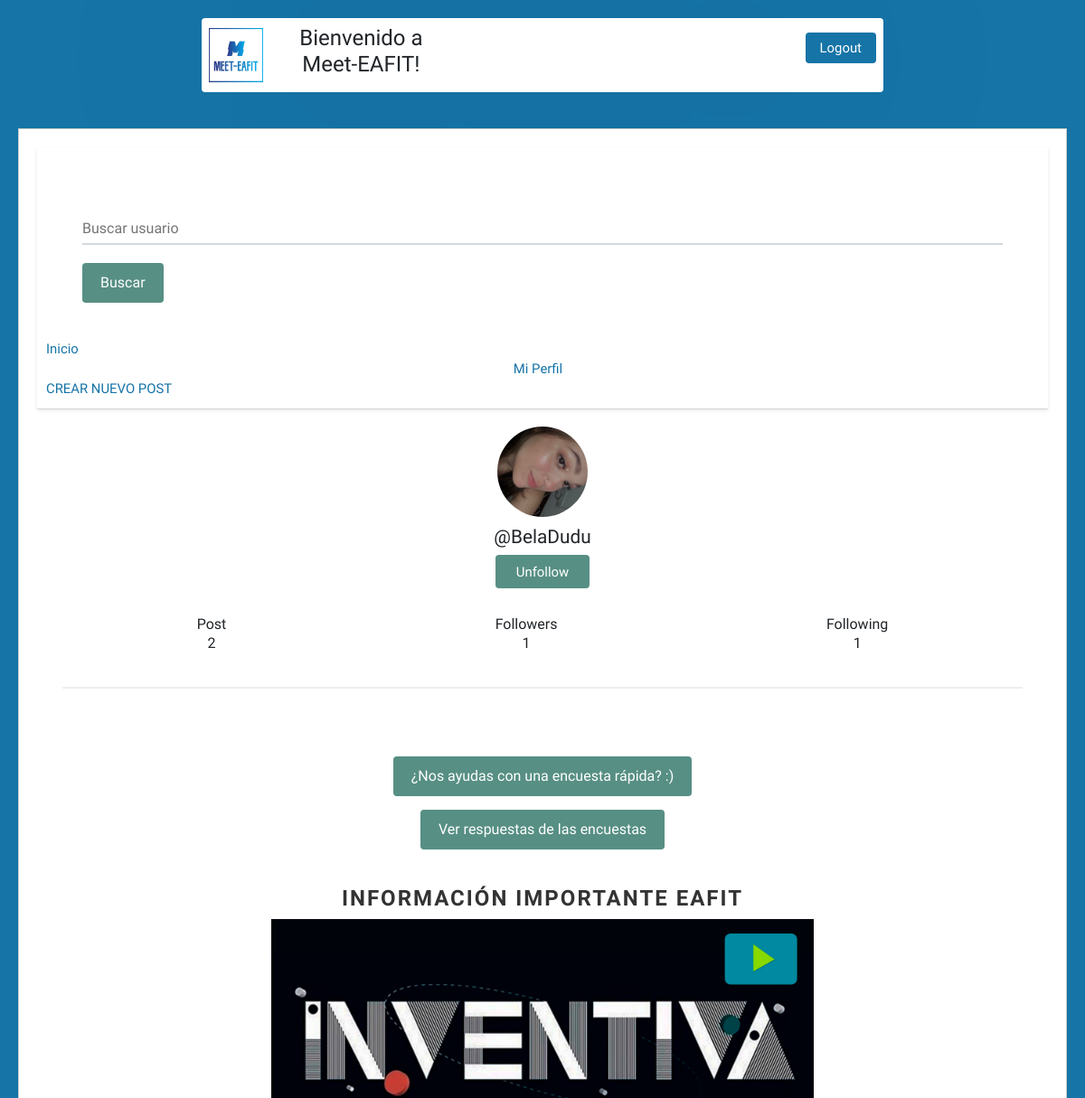
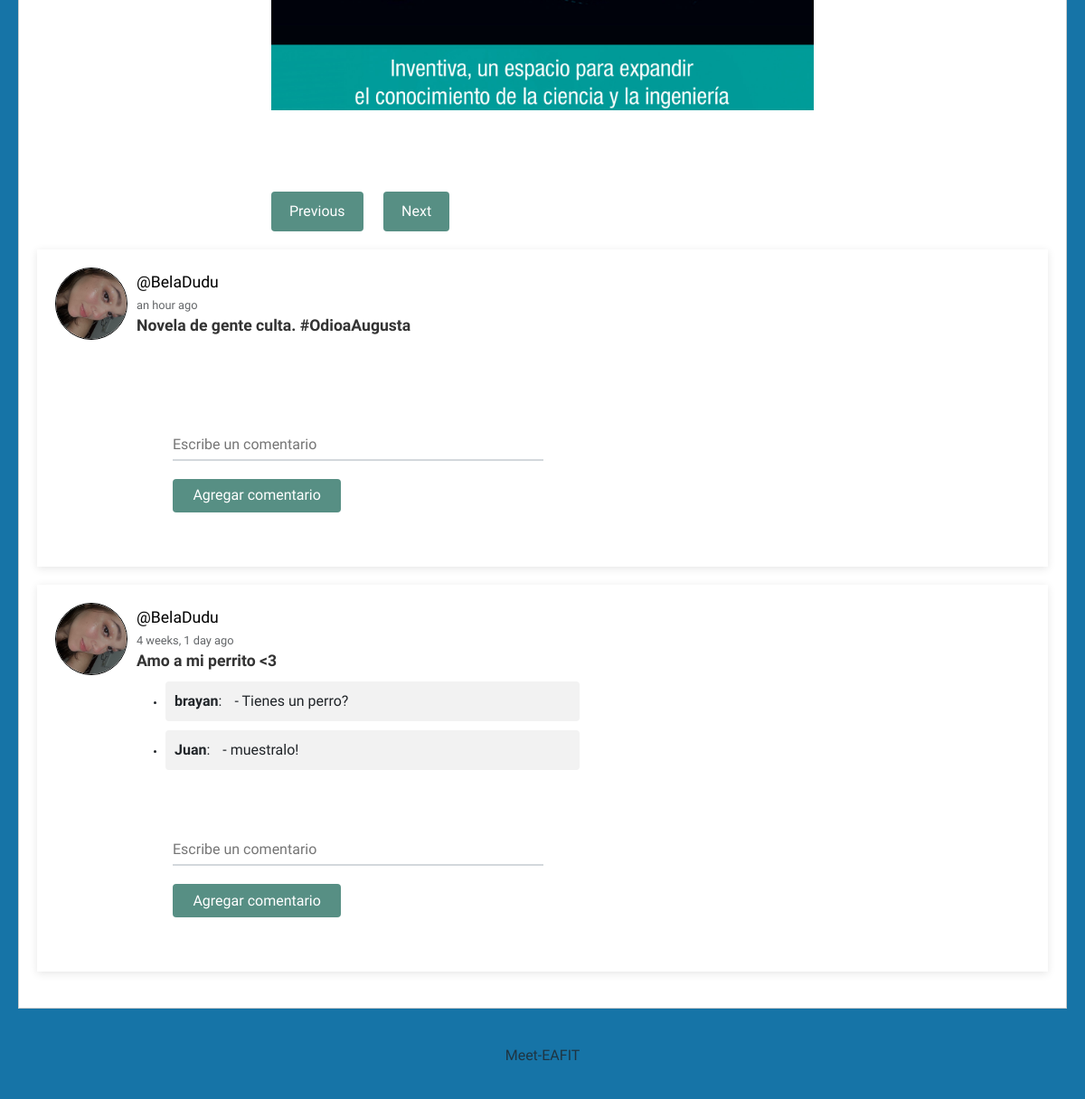
The app's page /profile/BelaDudu/ (signed in) with its own data (2 pictures, top to bottom).
### social/models.py (models this page shows, shortened)
class Profile(models.Model):
    id = models.BigAutoField(primary_key=True)
    objects = None
    user = models.OneToOneField(User, on_delete=models.CASCADE)
    image = models.ImageField(default='batman.png')
    def following(self):
        user_ids = Relationship.objects.filter(from_user=self.user)\
                                .values_list('to_user_id', flat=True)
        return User.objects.filter(id__in=user_ids)
    def followers(self):
        user_ids = Relationship.objects.filter(to_user=self.user)\
                                .values_list('from_user_id', flat=True)
        return User.objects.filter(id__in=user_ids)

class Post(models.Model):
    id = models.AutoField(primary_key=True)
    user = models.ForeignKey(User, on_delete=models.CASCADE, related_name='posts')
    timestamp = models.DateTimeField(default=timezone.now)
    content = models.TextField()
    comments = models.ForeignKey('Comment', on_delete=models.CASCADE, related_name='post_comments', null=True, blank=True)
    image = models.ImageField(upload_to='post_images', blank=True, null=True)
    class Meta:
        ordering = ['-timestamp']

class Comment(models.Model):
    id = models.BigAutoField(primary_key=True)
    user = models.ForeignKey(User, on_delete=models.CASCADE)
    post = models.ForeignKey('Post', on_delete=models.CASCADE, related_name='post_comments')
    content = models.TextField()
    created_at = models.DateTimeField(auto_now_add=True)

### social/views.py (the view)
# urls.py: path('profile/', views.profile, name='profile'),
def profile(request, username=None):
    current_user = request.user
    if username and username != current_user.username:
        user = User.objects.get(username=username)
        posts = user.posts.all()
    else:
        posts = current_user.posts.all()
        user = current_user
    return render(request, 'social/profile.html', {'user': user, 'posts': posts})

### social/templates/social/profile.html
{% extends 'social/feed.html' %}
{% block content %}
<div class="profile">
	<img src="{{ user.profile.image.url }}">
	<h2>@{{ user.username }}</h2>
	{% if request.user.is_authenticated %}
		{% if user.username != request.user.username %}
			{% if user not in request.user.profile.following %}
			<button><a class="follow-button" href="{% url 'follow' user %}">Follow</a></button>
			{% else %}
			<button><a class="follow-button" href="{% url 'unfollow' user %}">Unfollow</a></button>
			{% endif %}
		{% endif %}
	{% endif %}
</div>
<div class="follow">
	<div>
		<h5>Post</h5>
		<p>{{ user.posts.count }}</p>
	</div>
	<div>
		<h5>Followers</h5>
		<p>{{ user.profile.followers.count }}</p>
	</div>
	<div>
		<h5>Following</h5>
		<p>{{ user.profile.following.count }}</p>
	</div>
</div>
{{ block.super }}
{% endblock %}

### social/templates/social/feed.html (shortened to what this page needs)
{% extends 'social/layout.html' %}
{% load humanize %}
{% load static %}
{% block content %}
<head>
    <link rel="stylesheet" href="https://cdn.jsdelivr.net/npm/bootstrap@5.3.0/dist/css/bootstrap.min.css">
    <link rel="stylesheet" href="https://cdn.jsdelivr.net/npm/slick-carousel@1.8.1/slick/slick.css">
    <link rel="stylesheet" href="{% static 'style.css' %}">
</head>
<div class="button-container">
    <br>
    <br>
    <br>
    <a href="{% url 'encuesta' %}" class="btn btn-primary">¿Nos ayudas con una encuesta rápida? :)</a>
    <br>
    <br>
    <a href="{% url 'analitica_encuesta' %}" class="btn btn-primary">Ver respuestas de las encuestas</a>
</div>
<div class="carousel-container">
    <h3 class="carousel-title">Información importante Eafit</h3>
  <div class="carousel">
    <div><img src="media/Carrusel/INVENTIVA-1500.jpg" alt="Imagen 2"></div>
  </div>
    <div class="carousel-buttons">
      <div class="carousel-prev">Previous</div>
      <div class="carousel-next">Next</div>
    </div>
</div>
{% for post in posts %}
<article>
    <div class="container-article">
        <img src="{{ post.user.profile.image.url }}" alt="Foto de perfil" class="profile-picture">
        <div>
            <h2 class="username"><a href="{% url 'profile' post.user.username %}">@{{ post.user.username }}</a></h2>
            <time data-time="#">{{ post.timestamp|naturaltime }}</time>
            <div class="post">{{ post.content }}</div>
            <ul>
                {% for comment in post.post_comments.all %}
                <li class="comment-box">
                    <p><span class="author">{{ comment.user }}</span>: <span class="content">{{ comment.content }}</span></p>
                </li>
                {% endfor %}
            </ul>
            <form method="POST" action="{% url 'post_comments' post.pk %}">
                <input type="text" name="content" placeholder="Escribe un comentario" required>
                <button type="submit">Agregar comentario</button>
            </form>
        </div>
    </div>
</article>
{% endfor %}
{% endblock %}

### social/static/style.css (style rules this page uses)
body { background: #1674A7; font-size: 62.5%; font-family: 'Varela Round', Helvetica, Arial, serif; }
h5 { font-size: 1rem; margin-bottom: 0; }
p { font-size: 1rem; }
button { font-size: 1rem; color: white; padding: 0.4rem 1.4rem; border: none; background: #578f84; border-radius: 4px; cursor: pointer; }
img { object-fit: cover; }
a { font-size: .93rem; text-decoration: none; color: black; }
article { background-color: #FFFFFF; box-shadow: 0 2px 9px rgba(0, 0, 0, 0.1); padding: 20px; margin-bottom: 20px; position: relative; z-index: 1; }
article h2 { font-size: 1.5rem; color: #1674A7; }
.username { margin-bottom: .2rem; }
.username a { font-size: 1.1rem; }
.container-article { display: flex; }
.profile-picture { height: 80px; width: 80px; margin-right: 10px; border-radius: 50%; border: 1px solid black; }
article:last-child { border-bottom: 0; }
time { font-size: .8rem; opacity: .7; }
.post { font-size: 1.1rem; line-height: 1.5; color: #333; margin-bottom: 10px; font-weight: bold; }
.profile { display: flex; align-items: center; flex-direction: column; }
.profile img { height: 100px; width: 100px; margin-right: 10px; border-radius: 50%; margin: 20px; }
.profile h2 { margin-top: -10px; font-size: 1.3rem; }
.follow { display: flex; width: 95%; justify-content: space-around; margin: 30px auto; text-align: center; border-bottom: 2px solid #ECEEEF; padding-bottom: 20px; }
form { margin: 0; padding: 40px; font-size: 1rem; }
input { width: 100%; border: 0; border-bottom: 2px solid #D3D8DC; outline: 0; background: #fff; padding: 20px 0 4px; margin: 0 0 20px; color: #777B7E; }
.follow-button { color: white; }
.btn { display: inline-block; padding: 10px 20px; font-size: 1rem; color: white; background: #578f84; border: none; border-radius: 4px; text-decoration: none; transition: background-color 0.3s ease; }
.btn-primary { background-color: #578f84; }
.button-container { text-align: center; margin-bottom: 20px; }
.comment-box { background-color: #F2F2F2; padding: 10px; margin-top: 10px; border-radius: 4px; }
.comment-box p { margin: 0; }
.comment-box .author { font-weight: bold; }
.comment-box .content { margin-left: 10px; }
.comment-box .content:before { content: "- "; }
.carousel-container { width: 100%; max-width: 600px; margin: 0 auto; position: relative; }
.carousel img { width: 100%; height: auto; }
.carousel-title { text-align: center; margin-top: 40px; font-size: 24px; color: #333; font-weight: bold; text-transform: uppercase; letter-spacing: 2px; }
.carousel-buttons { margin-top: 10px; margin-bottom: 20px; }
.carousel-prev, .carousel-next { display: inline-block; padding: 10px 20px; font-size: 1rem; color: white; background: #578f84; border: none; border-radius: 4px; cursor: pointer; }
.carousel-prev { margin-right: 10px; }
.carousel-next { margin-left: 10px; }

### records on screen
Post: user.profile.image (picture), user.username "BelaDudu", timestamp "an hour ago", content "Novela de gente culta. #OdioaAugusta"
Post: user.profile.image (picture), user.username "BelaDudu", timestamp "4 weeks, 1 day ago", content "Amo a mi perrito <3"
Comment: user "brayan", content "Tienes un perro?"
Comment: user "Juan", content "muestralo!"

### other values on screen
{{ user.username }} "BelaDudu"
{{ user.posts.count }} "2"
{{ user.profile.followers.count }} "1"
{{ user.profile.following.count }} "1"
